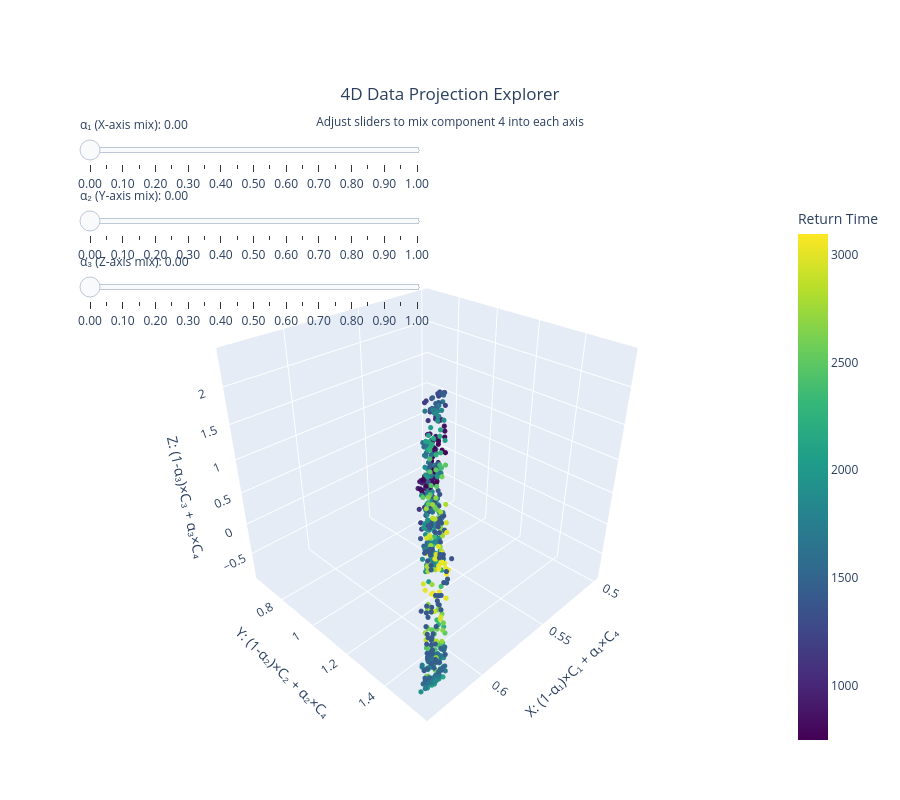

The notebook cell saved with this chart:
### Code cell
import numpy as np
import plotly.graph_objects as go

# # Generate example 4D data (samples, 4)
# # Replace this with your actual data
# np.random.seed(42)
# n_samples = 500
# data = np.random.randn(n_samples, 4)

# # Add some structure to make it interesting
# t = np.linspace(0, 4*np.pi, n_samples)
# data[:, 0] = np.cos(t) + 0.3*np.random.randn(n_samples)
# data[:, 1] = np.sin(t) + 0.3*np.random.randn(n_samples)
# data[:, 2] = t/10 + 0.2*np.random.randn(n_samples)
# data[:, 3] = np.cos(2*t) + 0.3*np.random.randn(n_samples)

# Extract components
c1, c2, c3, c4 = ddata[:, 0], ddata[:, 1], ddata[:, 2], ddata[:, 3]

# Calculate return times (differences between consecutive samples)
# For Poincaré sections, this would be the time between successive crossings
# Creating variable return times for demonstration
# Replace this with: return_times = np.diff(your_actual_time_array)
# base_interval = 0.1

# return_times = base_interval + 0.05 * np.sin(np.linspace(0, 4*np.pi, n_samples-1))

# This creates return times that vary smoothly, simulating regions of
# fast vs slow dynamics (shorter vs longer times between Poincaré crossings)

# For visualization, we'll use the first (n_samples-1) points
# and color them by their return time to the next point
c1_trimmed = c1[:-1]
c2_trimmed = c2[:-1]
c3_trimmed = c3[:-1]
c4_trimmed = c4[:-1]
n_points = len(c1_trimmed)

# Create frames for different slider combinations
n_steps = 21  # Number of steps for each slider (0.0 to 1.0 in steps of 0.05)
alphas = np.linspace(0, 1, n_steps)

# We'll create frames for each combination of the three sliders
# For efficiency, we'll pre-compute key combinations and use sliders to select them
frames = []
frame_data = []

# Generate a reasonable subset of combinations
# Full grid would be 21^3 = 9261 frames which is too many
# Instead, we'll use the sliders to update via traces
for i, a1 in enumerate(alphas):
    for j, a2 in enumerate(alphas):
        for k, a3 in enumerate(alphas):
            # Calculate projected values
            val_1 = (1 - a1) * c1 + a1 * c4
            val_2 = (1 - a2) * c2 + a2 * c4
            val_3 = (1 - a3) * c3 + a3 * c4
            
            frame_name = f"a1_{i}_a2_{j}_a3_{k}"
            frame_data.append({
                'name': frame_name,
                'x': val_1,
                'y': val_2,
                'z': val_3,
                'a1': a1,
                'a2': a2,
                'a3': a3
            })

# Create initial plot (a1=a2=a3=0, showing components 1,2,3)
initial_x = c1_trimmed
initial_y = c2_trimmed
initial_z = c3_trimmed

fig = go.Figure()

# Add the scatter trace
fig.add_trace(go.Scatter3d(
    x=initial_x,
    y=initial_y,
    z=initial_z,
    mode='markers',
    marker=dict(
        size=3,
        color=return_times,  # Color by return time
        colorscale='Viridis',
        showscale=True,
        colorbar=dict(title="Return Time")
    ),
    name='4D Projection'
))

# Create slider steps for each of the three parameters
steps_a1 = []
steps_a2 = []
steps_a3 = []

# Generate all combinations for the sliders
for i, a1 in enumerate(alphas):
    val_1 = (1 - a1) * c1_trimmed + a1 * c4_trimmed
    steps_a1.append(dict(
        method="restyle",
        args=[{"x": [val_1]}, [0]],
        label=f"{a1:.2f}"
    ))

for j, a2 in enumerate(alphas):
    val_2 = (1 - a2) * c2_trimmed + a2 * c4_trimmed
    steps_a2.append(dict(
        method="restyle",
        args=[{"y": [val_2]}, [0]],
        label=f"{a2:.2f}"
    ))

for k, a3 in enumerate(alphas):
    val_3 = (1 - a3) * c3_trimmed + a3 * c4_trimmed
    steps_a3.append(dict(
        method="restyle",
        args=[{"z": [val_3]}, [0]],
        label=f"{a3:.2f}"
    ))

# Add sliders
sliders = [
    dict(
        active=0,
        yanchor="top",
        y=1.25,
        xanchor="left",
        x=0.0,
        currentvalue=dict(
            prefix="α₁ (X-axis mix): ",
            visible=True,
            xanchor="left"
        ),
        pad=dict(b=10, t=50),
        len=0.5,
        steps=steps_a1
    ),
    dict(
        active=0,
        yanchor="top",
        y=1.12,
        xanchor="left",
        x=0.0,
        currentvalue=dict(
            prefix="α₂ (Y-axis mix): ",
            visible=True,
            xanchor="left"
        ),
        pad=dict(b=10, t=50),
        len=0.5,
        steps=steps_a2
    ),
    dict(
        active=0,
        yanchor="top",
        y=1.0,
        xanchor="left",
        x=0.0,
        currentvalue=dict(
            prefix="α₃ (Z-axis mix): ",
            visible=True,
            xanchor="left"
        ),
        pad=dict(b=10, t=50),
        len=0.5,
        steps=steps_a3
    )
]

fig.update_layout(
    sliders=sliders,
    scene=dict(
        xaxis_title='X: (1-α₁)×C₁ + α₁×C₄',
        yaxis_title='Y: (1-α₂)×C₂ + α₂×C₄',
        zaxis_title='Z: (1-α₃)×C₃ + α₃×C₄',
        camera=dict(
            eye=dict(x=1.5, y=1.5, z=1.3)
        )
    ),
    title=dict(
        text='4D Data Projection Explorer<br><sub>Adjust sliders to mix component 4 into each axis</sub>',
        x=0.5,
        xanchor='center'
    ),
    height=800,
    margin=dict(t=200, b=50)
)

fig.show()

# Save to HTML
# fig.write_html('4d_projection_explorer.html')

print("Interactive 4D projection explorer saved!")
print("\nHow to use:")
print("- α=0: Shows original component on that axis")
print("- α=1: Shows component 4 on that axis")
print("- α∈(0,1): Linear interpolation between the two")
print("\nAdjust the three sliders independently to explore different 3D projections of your 4D data.")

### Figure 1 — Plotly figure (JSON) as saved in the notebook; plotly's stock layout.template omitted (floating-point values rounded to 4 significant figures; data arrays with more than 128 entries replaced by an {"elided": "..."} marker saying what was removed)
{"data": [{"marker": {"color": {"elided": "570 int values"}, "colorbar": {"title": {"text": "Return Time"}}, "colorscale": [[0, "#440154"], [0.1111, "#482878"], [0.2222, "#3e4989"], [0.3333, "#31688e"], [0.4444, "#26828e"], [0.5556, "#1f9e89"], [0.6667, "#35b779"], [0.7778, "#6ece58"], [0.8889, "#b5de2b"], [1, "#fde725"]], "showscale": true, "size": 3}, "mode": "markers", "name": "4D Projection", "type": "scatter3d", "x": {"elided": "570 float values"}, "y": {"elided": "570 float values"}, "z": {"elided": "570 float values"}}], "layout": {"height": 800, "margin": {"b": 50, "t": 200}, "scene": {"camera": {"eye": {"x": 1.5, "y": 1.5, "z": 1.3}}, "xaxis": {"title": {"text": "X: (1-α₁)×C₁ + α₁×C₄"}}, "yaxis": {"title": {"text": "Y: (1-α₂)×C₂ + α₂×C₄"}}, "zaxis": {"title": {"text": "Z: (1-α₃)×C₃ + α₃×C₄"}}}, "sliders": [{"active": 0, "currentvalue": {"prefix": "α₁ (X-axis mix): ", "visible": true, "xanchor": "left"}, "len": 0.5, "pad": {"b": 10, "t": 50}, "steps": [{"args": [{"x": {"elided": "1x570 float values"}}, [0]], "label": "0.00", "method": "restyle"}, {"args": [{"x": {"elided": "1x570 float values"}}, [0]], "label": "0.05", "method": "restyle"}, {"args": [{"x": {"elided": "1x570 float values"}}, [0]], "label": "0.10", "method": "restyle"}, {"args": [{"x": {"elided": "1x570 float values"}}, [0]], "label": "0.15", "method": "restyle"}, {"args": [{"x": {"elided": "1x570 float values"}}, [0]], "label": "0.20", "method": "restyle"}, {"args": [{"x": {"elided": "1x570 float values"}}, [0]], "label": "0.25", "method": "restyle"}, {"args": [{"x": {"elided": "1x570 float values"}}, [0]], "label": "0.30", "method": "restyle"}, {"args": [{"x": {"elided": "1x570 float values"}}, [0]], "label": "0.35", "method": "restyle"}, {"args": [{"x": {"elided": "1x570 float values"}}, [0]], "label": "0.40", "method": "restyle"}, {"args": [{"x": {"elided": "1x570 float values"}}, [0]], "label": "0.45", "method": "restyle"}, {"args": [{"x": {"elided": "1x570 float values"}}, [0]], "label": "0.50", "method": "restyle"}, {"args": [{"x": {"elided": "1x570 float values"}}, [0]], "label": "0.55", "method": "restyle"}, {"args": [{"x": {"elided": "1x570 float values"}}, [0]], "label": "0.60", "method": "restyle"}, {"args": [{"x": {"elided": "1x570 float values"}}, [0]], "label": "0.65", "method": "restyle"}, {"args": [{"x": {"elided": "1x570 float values"}}, [0]], "label": "0.70", "method": "restyle"}, {"args": [{"x": {"elided": "1x570 float values"}}, [0]], "label": "0.75", "method": "restyle"}, {"args": [{"x": {"elided": "1x570 float values"}}, [0]], "label": "0.80", "method": "restyle"}, {"args": [{"x": {"elided": "1x570 float values"}}, [0]], "label": "0.85", "method": "restyle"}, {"args": [{"x": {"elided": "1x570 float values"}}, [0]], "label": "0.90", "method": "restyle"}, {"args": [{"x": {"elided": "1x570 float values"}}, [0]], "label": "0.95", "method": "restyle"}, {"args": [{"x": {"elided": "1x570 float values"}}, [0]], "label": "1.00", "method": "restyle"}], "x": 0, "xanchor": "left", "y": 1.25, "yanchor": "top"}, {"active": 0, "currentvalue": {"prefix": "α₂ (Y-axis mix): ", "visible": true, "xanchor": "left"}, "len": 0.5, "pad": {"b": 10, "t": 50}, "steps": [{"args": [{"y": {"elided": "1x570 float values"}}, [0]], "label": "0.00", "method": "restyle"}, {"args": [{"y": {"elided": "1x570 float values"}}, [0]], "label": "0.05", "method": "restyle"}, {"args": [{"y": {"elided": "1x570 float values"}}, [0]], "label": "0.10", "method": "restyle"}, {"args": [{"y": {"elided": "1x570 float values"}}, [0]], "label": "0.15", "method": "restyle"}, {"args": [{"y": {"elided": "1x570 float values"}}, [0]], "label": "0.20", "method": "restyle"}, {"args": [{"y": {"elided": "1x570 float values"}}, [0]], "label": "0.25", "method": "restyle"}, {"args": [{"y": {"elided": "1x570 float values"}}, [0]], "label": "0.30", "method": "restyle"}, {"args": [{"y": {"elided": "1x570 float values"}}, [0]], "label": "0.35", "method": "restyle"}, {"args": [{"y": {"elided": "1x570 float values"}}, [0]], "label": "0.40", "method": "restyle"}, {"args": [{"y": {"elided": "1x570 float values"}}, [0]], "label": "0.45", "method": "restyle"}, {"args": [{"y": {"elided": "1x570 float values"}}, [0]], "label": "0.50", "method": "restyle"}, {"args": [{"y": {"elided": "1x570 float values"}}, [0]], "label": "0.55", "method": "restyle"}, {"args": [{"y": {"elided": "1x570 float values"}}, [0]], "label": "0.60", "method": "restyle"}, {"args": [{"y": {"elided": "1x570 float values"}}, [0]], "label": "0.65", "method": "restyle"}, {"args": [{"y": {"elided": "1x570 float values"}}, [0]], "label": "0.70", "method": "restyle"}, {"args": [{"y": {"elided": "1x570 float values"}}, [0]], "label": "0.75", "method": "restyle"}, {"args": [{"y": {"elided": "1x570 float values"}}, [0]], "label": "0.80", "method": "restyle"}, {"args": [{"y": {"elided": "1x570 float values"}}, [0]], "label": "0.85", "method": "restyle"}, {"args": [{"y": {"elided": "1x570 float values"}}, [0]], "label": "0.90", "method": "restyle"}, {"args": [{"y": {"elided": "1x570 float values"}}, [0]], "label": "0.95", "method": "restyle"}, {"args": [{"y": {"elided": "1x570 float values"}}, [0]], "label": "1.00", "method": "restyle"}], "x": 0, "xanchor": "left", "y": 1.12, "yanchor": "top"}, {"active": 0, "currentvalue": {"prefix": "α₃ (Z-axis mix): ", "visible": true, "xanchor": "left"}, "len": 0.5, "pad": {"b": 10, "t": 50}, "steps": [{"args": [{"z": {"elided": "1x570 float values"}}, [0]], "label": "0.00", "method": "restyle"}, {"args": [{"z": {"elided": "1x570 float values"}}, [0]], "label": "0.05", "method": "restyle"}, {"args": [{"z": {"elided": "1x570 float values"}}, [0]], "label": "0.10", "method": "restyle"}, {"args": [{"z": {"elided": "1x570 float values"}}, [0]], "label": "0.15", "method": "restyle"}, {"args": [{"z": {"elided": "1x570 float values"}}, [0]], "label": "0.20", "method": "restyle"}, {"args": [{"z": {"elided": "1x570 float values"}}, [0]], "label": "0.25", "method": "restyle"}, {"args": [{"z": {"elided": "1x570 float values"}}, [0]], "label": "0.30", "method": "restyle"}, {"args": [{"z": {"elided": "1x570 float values"}}, [0]], "label": "0.35", "method": "restyle"}, {"args": [{"z": {"elided": "1x570 float values"}}, [0]], "label": "0.40", "method": "restyle"}, {"args": [{"z": {"elided": "1x570 float values"}}, [0]], "label": "0.45", "method": "restyle"}, {"args": [{"z": {"elided": "1x570 float values"}}, [0]], "label": "0.50", "method": "restyle"}, {"args": [{"z": {"elided": "1x570 float values"}}, [0]], "label": "0.55", "method": "restyle"}, {"args": [{"z": {"elided": "1x570 float values"}}, [0]], "label": "0.60", "method": "restyle"}, {"args": [{"z": {"elided": "1x570 float values"}}, [0]], "label": "0.65", "method": "restyle"}, {"args": [{"z": {"elided": "1x570 float values"}}, [0]], "label": "0.70", "method": "restyle"}, {"args": [{"z": {"elided": "1x570 float values"}}, [0]], "label": "0.75", "method": "restyle"}, {"args": [{"z": {"elided": "1x570 float values"}}, [0]], "label": "0.80", "method": "restyle"}, {"args": [{"z": {"elided": "1x570 float values"}}, [0]], "label": "0.85", "method": "restyle"}, {"args": [{"z": {"elided": "1x570 float values"}}, [0]], "label": "0.90", "method": "restyle"}, {"args": [{"z": {"elided": "1x570 float values"}}, [0]], "label": "0.95", "method": "restyle"}, {"args": [{"z": {"elided": "1x570 float values"}}, [0]], "label": "1.00", "method": "restyle"}], "x": 0, "xanchor": "left", "y": 1, "yanchor": "top"}], "title": {"text": "4D Data Projection Explorer<br><sub>Adjust sliders to mix component 4 into each axis</sub>", "x": 0.5, "xanchor": "center"}}}
